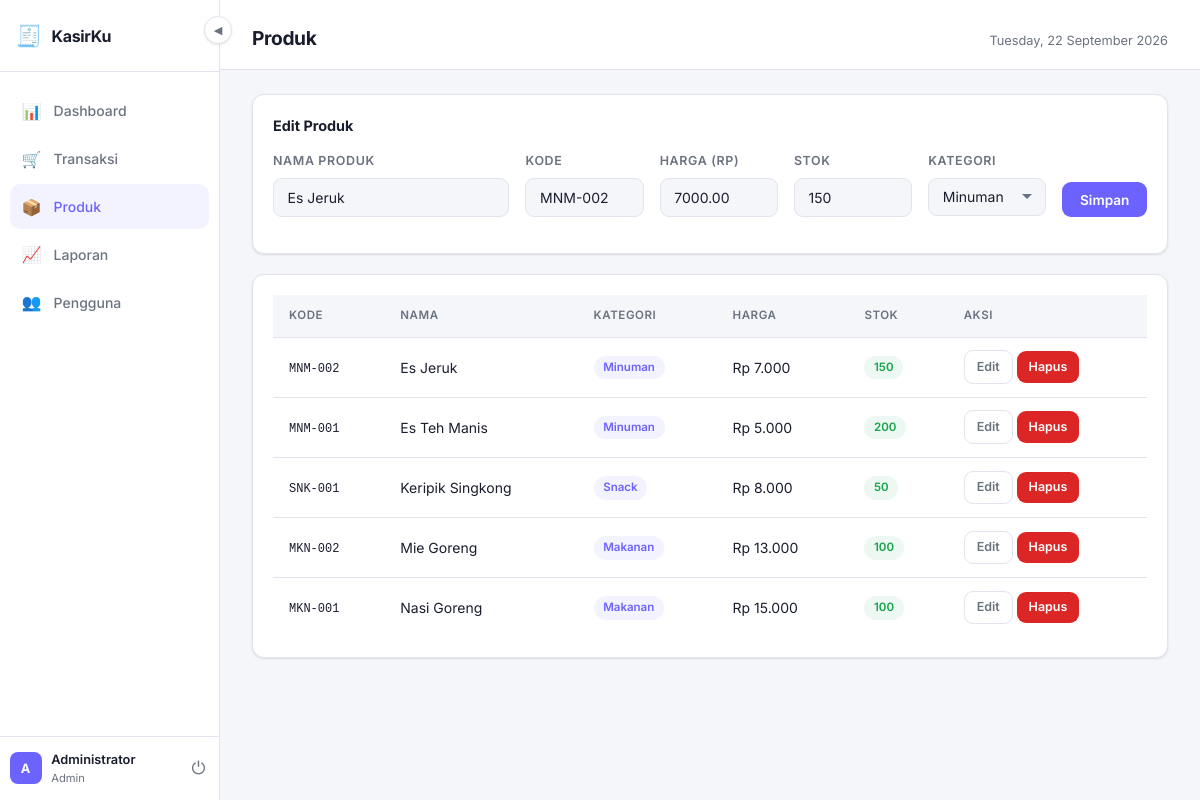
The page /pages/produk.php?edit=4 (signed in) on the database its author committed.
### tables this page shows
CREATE TABLE produk (
    id INT AUTO_INCREMENT PRIMARY KEY,
    kategori_id INT,
    kode VARCHAR(50) UNIQUE,
    nama VARCHAR(150) NOT NULL,
    harga DECIMAL(15,2) NOT NULL DEFAULT 0,
    stok INT NOT NULL DEFAULT 0,
    satuan VARCHAR(30) DEFAULT 'pcs',
    created_at TIMESTAMP DEFAULT CURRENT_TIMESTAMP,
    FOREIGN KEY (kategori_id) REFERENCES kategori(id) ON DELETE SET NULL
);

CREATE TABLE kategori (
    id INT AUTO_INCREMENT PRIMARY KEY,
    nama VARCHAR(100) NOT NULL,
    created_at TIMESTAMP DEFAULT CURRENT_TIMESTAMP
);

### models/ProdukModel.php (called while the page is built, shortened)
<?php
function getAllProduk($pdo) {
    return $pdo->query("
        SELECT p.*, k.nama as kat
        FROM produk p
        LEFT JOIN kategori k ON p.kategori_id = k.id
        ORDER BY p.nama
    ")->fetchAll();
}
function getProdukById($pdo, $id) {
    $stmt = $pdo->prepare("SELECT * FROM produk WHERE id = ?");
    $stmt->execute([$id]);
    return $stmt->fetch();
}

### config/db.php (called while the page is built, shortened)
<?php
function rupiah($angka) {
    return 'Rp ' . number_format($angka, 0, ',', '.');
}
function clean($str) {
    return htmlspecialchars(strip_tags(trim($str)));
}

### models/KategoriModel.php (called while the page is built)
<?php
function getAllKategori($pdo) {
    return $pdo->query("SELECT * FROM kategori ORDER BY nama")->fetchAll();
}

### pages/produk.php (the view, shortened to what this page needs)
<?php
require_once '../config/db.php';
require_once '../models/ProdukModel.php';
require_once '../models/KategoriModel.php';
require_once '../includes/header.php';
$edit     = isset($_GET['edit']) ? getProdukById($pdo, intval($_GET['edit'])) : null;
$produk   = getAllProduk($pdo);
$kategori = getAllKategori($pdo);
?>
<div class="card" style="margin-bottom:1.25rem">
    <strong style="display:block;margin-bottom:1rem"><?= $edit ? 'Edit Produk' : 'Tambah Produk' ?></strong>
    <form method="POST">
        <div class="form-row" style="grid-template-columns:2fr 1fr 1fr 1fr 1fr auto">
            <div class="form-group">
                <label class="form-label">Nama Produk</label>
                <input class="form-control" name="nama" required value="<?= clean($edit['nama'] ?? '') ?>">
            </div>
            <div class="form-group">
                <label class="form-label">Kode</label>
                <input class="form-control" name="kode" value="<?= clean($edit['kode'] ?? '') ?>">
            </div>
            <div class="form-group">
                <label class="form-label">Harga (Rp)</label>
                <input class="form-control" name="harga" type="number" required value="<?= $edit['harga'] ?? '' ?>">
            </div>
            <div class="form-group">
                <label class="form-label">Stok</label>
                <input class="form-control" name="stok" type="number" value="<?= $edit['stok'] ?? 0 ?>">
            </div>
            <div class="form-group">
                <label class="form-label">Kategori</label>
                <select class="form-control" name="kategori_id">
                    <?php foreach ($kategori as $k): ?>
                    <option value="<?= $k['id'] ?>" <?= ($edit['kategori_id'] ?? '') == $k['id'] ? 'selected' : '' ?>>
                        <?= clean($k['nama']) ?>
                    </option>
                    <?php endforeach; ?>
                </select>
            </div>
            <div class="form-group" style="justify-content:flex-end">
                <label class="form-label">&nbsp;</label>
                <button class="btn btn-primary"><?= $edit ? 'Simpan' : 'Tambah' ?></button>
            </div>
        </div>
    </form>
</div>
<div class="card">
    <div class="table-wrap">
        <table>
            <thead><tr><th>Kode</th><th>Nama</th><th>Kategori</th><th>Harga</th><th>Stok</th><th>Aksi</th></tr></thead>
            <tbody>
            <?php foreach ($produk as $p): ?>
            <tr>
                <td><code style="font-size:.75rem"><?= clean($p['kode']) ?></code></td>
                <td><?= clean($p['nama']) ?></td>
                <td><span class="badge badge-purple"><?= clean($p['kat'] ?? '—') ?></span></td>
                <td><?= rupiah($p['harga']) ?></td>
                <td><span class="badge <?= $p['stok'] <= 5 ? 'badge-red' : 'badge-green' ?>"><?= $p['stok'] ?></span></td>
                <td>
                    <a href="?edit=<?= $p['id'] ?>" class="btn btn-ghost btn-sm">Edit</a>
                    <a href="?hapus=<?= $p['id'] ?>" class="btn btn-danger btn-sm"
                       onclick="return confirm('Hapus produk ini?')">Hapus</a>
                </td>
            </tr>
            <?php endforeach; ?>
            </tbody>
        </table>
    </div>
</div>
<?php require_once '../includes/footer.php'; ?>

### assets/style.css (style rules this page uses)
*, *::before, *::after { box-sizing: border-box; margin: 0; padding: 0; }
:root { --bg: #f5f6fa; --surface: #ffffff; --surface-2: #f0f1f5; --border: #e2e4ed; --accent: #6c63ff; --accent-hover: #574fd6; --accent-soft: rgba(108, 99, 255, 0.08); --green: #16a34a; --green-soft: rgba(22, 163, 74, 0.08); --red: #dc2626; --red-soft: rgba(220, 38, 38, 0.08); --yellow: #d97706; --yellow-soft: rgba(217, 119, 6, 0.08); --text: #1a1d2e; --muted: #6b7280; --sidebar-w: 220px; --radius: 12px; --shadow: 0 1px 3px rgba(0, 0, 0, 0.08), 0 1px 2px rgba(0, 0, 0, 0.04); }
body { font-family: "Inter", sans-serif; background: var(--bg); color: var(--text); font-size: 0.9rem; line-height: 1.5; }
.card { background: var(--surface); border: 1px solid var(--border); border-radius: var(--radius); padding: 1.25rem; box-shadow: var(--shadow); }
.btn { display: inline-flex; align-items: center; gap: 0.4rem; padding: 0.6rem 1.1rem; border-radius: 9px; font-size: 0.85rem; font-weight: 600; font-family: inherit; cursor: pointer; border: none; text-decoration: none; transition: all 0.15s; }
.btn-primary { background: var(--accent); color: #fff; }
.btn-danger { background: var(--red); color: #fff; }
.btn-ghost { background: transparent; color: var(--muted); border: 1px solid var(--border); }
.btn-sm { padding: 0.4rem 0.75rem; font-size: 0.78rem; }
.table-wrap { overflow-x: auto; }
table { width: 100%; border-collapse: collapse; }
th { text-align: left; padding: 0.75rem 1rem; font-size: 0.72rem; font-weight: 600; color: var(--muted); text-transform: uppercase; letter-spacing: 0.05em; border-bottom: 1px solid var(--border); background: var(--bg); }
td { padding: 0.8rem 1rem; border-bottom: 1px solid var(--border); font-size: 0.875rem; }
tr:last-child td { border-bottom: none; }
.form-row { display: grid; gap: 1rem; margin-bottom: 1rem; }
.form-group { display: flex; flex-direction: column; gap: 0.4rem; }
.form-label { font-size: 0.78rem; font-weight: 600; color: var(--muted); text-transform: uppercase; letter-spacing: 0.05em; }
.form-control { padding: 0.65rem 0.85rem; background: var(--bg); border: 1px solid var(--border); border-radius: 9px; color: var(--text); font-size: 0.875rem; font-family: inherit; transition: border-color 0.15s; width: 100%; }
select.form-control { appearance: none; background-repeat: no-repeat; background-position: right 0.75rem center; padding-right: 2rem; }
.badge { display: inline-block; padding: 0.2rem 0.6rem; border-radius: 20px; font-size: 0.72rem; font-weight: 600; }
.badge-green { background: var(--green-soft); color: var(--green); }
.badge-purple { background: var(--accent-soft); color: var(--accent); }

### rows shown on the page
produk: nama "Es Jeruk", kode "MNM-002", harga "7000.00", stok "150", kategori_id "Minuman", kategori.nama "Minuman", harga "Rp 7.000"
produk: kode "MNM-001", nama "Es Teh Manis", kategori.nama "Minuman", harga "Rp 5.000", stok "200"
produk: kode "SNK-001", nama "Keripik Singkong", kategori.nama "Snack", harga "Rp 8.000", stok "50"
produk: kode "MKN-002", nama "Mie Goreng", kategori.nama "Makanan", harga "Rp 13.000", stok "100"
produk: kode "MKN-001", nama "Nasi Goreng", kategori.nama "Makanan", harga "Rp 15.000", stok "100"

### other values the page prints
substr($_SESSION['user_nama'], 0, 1) "A"
$_SESSION['user_nama'] "Administrator"
$role "Admin"
$page_title "Produk"
